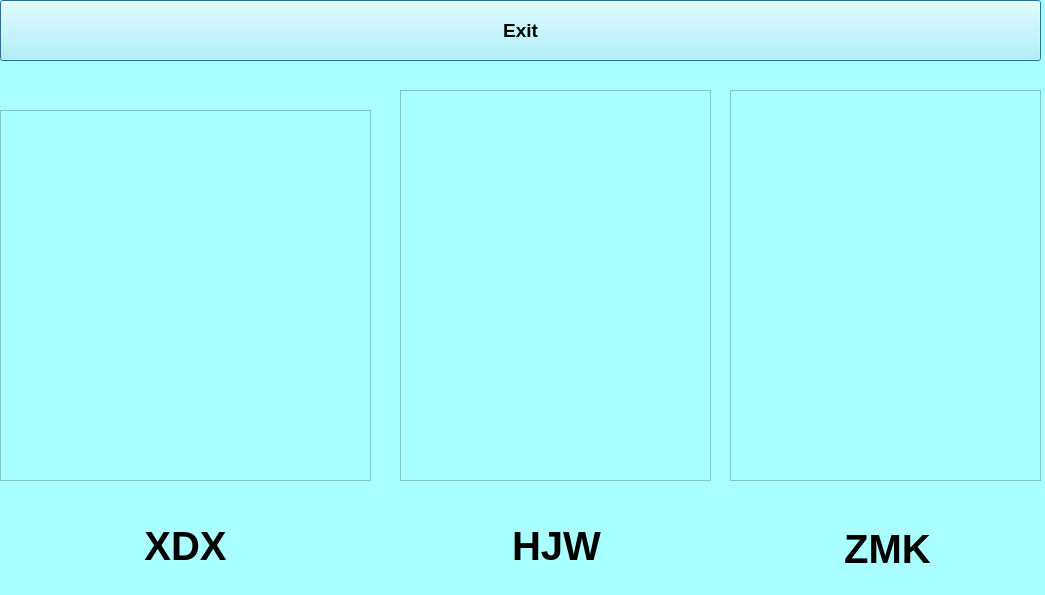
<?xml version="1.0" encoding="UTF-8"?>
<ui version="4.0">
 <class>Developers</class>
 <widget class="QDialog" name="Developers">
  <property name="geometry">
   <rect>
    <x>0</x>
    <y>0</y>
    <width>1045</width>
    <height>595</height>
   </rect>
  </property>
  <property name="windowTitle">
   <string>Dialog</string>
  </property>
  <property name="styleSheet">
   <string notr="true">background-color: rgb(170, 255, 255);</string>
  </property>
  <widget class="QPushButton" name="exit">
   <property name="geometry">
    <rect>
     <x>0</x>
     <y>0</y>
     <width>1041</width>
     <height>61</height>
    </rect>
   </property>
   <property name="font">
    <font>
     <pointsize>14</pointsize>
     <weight>75</weight>
     <bold>true</bold>
    </font>
   </property>
   <property name="text">
    <string>Exit</string>
   </property>
  </widget>
  <widget class="QGraphicsView" name="graphicsView">
   <property name="geometry">
    <rect>
     <x>0</x>
     <y>110</y>
     <width>371</width>
     <height>371</height>
    </rect>
   </property>
   <property name="styleSheet">
    <string notr="true">background-image: url(:/new/prefix1/headimg/xdx.png);</string>
   </property>
  </widget>
  <widget class="QGraphicsView" name="graphicsView_2">
   <property name="geometry">
    <rect>
     <x>400</x>
     <y>90</y>
     <width>311</width>
     <height>391</height>
    </rect>
   </property>
   <property name="styleSheet">
    <string notr="true">background-image: url(:/new/prefix1/headimg/hjw.png);</string>
   </property>
  </widget>
  <widget class="QGraphicsView" name="graphicsView_3">
   <property name="geometry">
    <rect>
     <x>730</x>
     <y>90</y>
     <width>311</width>
     <height>391</height>
    </rect>
   </property>
   <property name="styleSheet">
    <string notr="true">background-image: url(:/new/prefix1/headimg/zmk.jpg);</string>
   </property>
  </widget>
  <widget class="QLabel" name="label">
   <property name="geometry">
    <rect>
     <x>0</x>
     <y>500</y>
     <width>371</width>
     <height>91</height>
    </rect>
   </property>
   <property name="font">
    <font>
     <pointsize>30</pointsize>
     <weight>75</weight>
     <bold>true</bold>
    </font>
   </property>
   <property name="text">
    <string>XDX</string>
   </property>
   <property name="alignment">
    <set>Qt::AlignCenter</set>
   </property>
  </widget>
  <widget class="QLabel" name="label_2">
   <property name="geometry">
    <rect>
     <x>396</x>
     <y>500</y>
     <width>321</width>
     <height>91</height>
    </rect>
   </property>
   <property name="font">
    <font>
     <pointsize>30</pointsize>
     <weight>75</weight>
     <bold>true</bold>
    </font>
   </property>
   <property name="text">
    <string>HJW</string>
   </property>
   <property name="alignment">
    <set>Qt::AlignCenter</set>
   </property>
  </widget>
  <widget class="QLabel" name="label_3">
   <property name="geometry">
    <rect>
     <x>732</x>
     <y>503</y>
     <width>311</width>
     <height>91</height>
    </rect>
   </property>
   <property name="font">
    <font>
     <pointsize>30</pointsize>
     <weight>75</weight>
     <bold>true</bold>
    </font>
   </property>
   <property name="text">
    <string>ZMK</string>
   </property>
   <property name="alignment">
    <set>Qt::AlignCenter</set>
   </property>
  </widget>
 </widget>
 <resources/>
 <connections/>
</ui>
